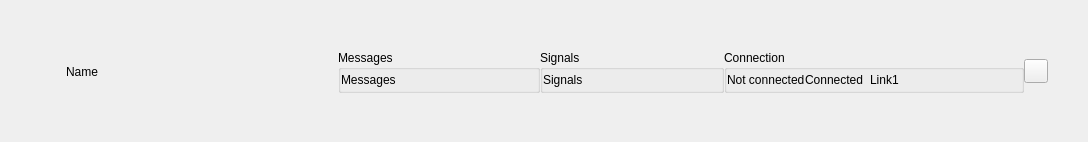
<?xml version="1.0" encoding="UTF-8"?>
<ui version="4.0">
 <class>C_SdNdeDpListComHeaderWidget</class>
 <widget class="QWidget" name="C_SdNdeDpListComHeaderWidget">
  <property name="geometry">
   <rect>
    <x>0</x>
    <y>0</y>
    <width>1088</width>
    <height>142</height>
   </rect>
  </property>
  <property name="windowTitle">
   <string>Form</string>
  </property>
  <layout class="QHBoxLayout" name="horizontalLayout" stretch="0">
   <property name="spacing">
    <number>0</number>
   </property>
   <property name="leftMargin">
    <number>0</number>
   </property>
   <property name="topMargin">
    <number>0</number>
   </property>
   <property name="rightMargin">
    <number>0</number>
   </property>
   <property name="bottomMargin">
    <number>0</number>
   </property>
   <item>
    <layout class="QVBoxLayout" name="verticalLayout_3" stretch="0,0,0">
     <property name="spacing">
      <number>0</number>
     </property>
     <item>
      <spacer name="verticalSpacer_2">
       <property name="orientation">
        <enum>Qt::Vertical</enum>
       </property>
       <property name="sizeHint" stdset="0">
        <size>
         <width>20</width>
         <height>13</height>
        </size>
       </property>
      </spacer>
     </item>
     <item>
      <layout class="QHBoxLayout" name="horizontalLayout_3" stretch="0,0,0,0,1,0,0,0,0,0">
       <property name="spacing">
        <number>0</number>
       </property>
       <item>
        <spacer name="horizontalSpacer_5">
         <property name="orientation">
          <enum>Qt::Horizontal</enum>
         </property>
         <property name="sizeHint" stdset="0">
          <size>
           <width>20</width>
           <height>20</height>
          </size>
         </property>
        </spacer>
       </item>
       <item>
        <layout class="QVBoxLayout" name="verticalLayout">
         <property name="spacing">
          <number>0</number>
         </property>
         <item>
          <spacer name="horizontalSpacer_9">
           <property name="orientation">
            <enum>Qt::Horizontal</enum>
           </property>
           <property name="sizeHint" stdset="0">
            <size>
             <width>33</width>
             <height>1</height>
            </size>
           </property>
          </spacer>
         </item>
         <item>
          <widget class="stw_opensyde_gui_elements::C_OgeLabToolTipBase" name="pc_LabelListError">
           <property name="text">
            <string/>
           </property>
          </widget>
         </item>
         <item>
          <spacer name="horizontalSpacer_10">
           <property name="orientation">
            <enum>Qt::Horizontal</enum>
           </property>
           <property name="sizeHint" stdset="0">
            <size>
             <width>33</width>
             <height>1</height>
            </size>
           </property>
          </spacer>
         </item>
        </layout>
       </item>
       <item>
        <spacer name="horizontalSpacer">
         <property name="orientation">
          <enum>Qt::Horizontal</enum>
         </property>
         <property name="sizeHint" stdset="0">
          <size>
           <width>13</width>
           <height>20</height>
          </size>
         </property>
        </spacer>
       </item>
       <item>
        <widget class="stw_opensyde_gui_elements::C_OgeLabListHeaderHeading" name="pc_LabelName">
         <property name="text">
          <string>Name</string>
         </property>
        </widget>
       </item>
       <item>
        <spacer name="horizontalSpacer_2">
         <property name="orientation">
          <enum>Qt::Horizontal</enum>
         </property>
         <property name="sizeHint" stdset="0">
          <size>
           <width>104</width>
           <height>20</height>
          </size>
         </property>
        </spacer>
       </item>
       <item>
        <widget class="stw_opensyde_gui_elements::C_OgeGbxTransparent" name="pc_GroupBoxMessages">
         <property name="minimumSize">
          <size>
           <width>202</width>
           <height>0</height>
          </size>
         </property>
         <property name="maximumSize">
          <size>
           <width>202</width>
           <height>16777215</height>
          </size>
         </property>
         <property name="title">
          <string>Messages</string>
         </property>
         <layout class="QHBoxLayout" name="horizontalLayout_4">
          <property name="spacing">
           <number>0</number>
          </property>
          <property name="leftMargin">
           <number>0</number>
          </property>
          <property name="topMargin">
           <number>0</number>
          </property>
          <property name="rightMargin">
           <number>0</number>
          </property>
          <property name="bottomMargin">
           <number>0</number>
          </property>
          <item>
           <widget class="stw_opensyde_gui_elements::C_OgeLabComListHeader" name="pc_LabelMessage">
            <property name="text">
             <string>Messages</string>
            </property>
           </widget>
          </item>
          <item>
           <spacer name="horizontalSpacer_3">
            <property name="orientation">
             <enum>Qt::Horizontal</enum>
            </property>
            <property name="sizeHint" stdset="0">
             <size>
              <width>80</width>
              <height>20</height>
             </size>
            </property>
           </spacer>
          </item>
         </layout>
        </widget>
       </item>
       <item>
        <widget class="stw_opensyde_gui_elements::C_OgeGbxTransparent" name="pc_GroupBoxSignals">
         <property name="minimumSize">
          <size>
           <width>184</width>
           <height>0</height>
          </size>
         </property>
         <property name="maximumSize">
          <size>
           <width>184</width>
           <height>16777215</height>
          </size>
         </property>
         <property name="title">
          <string>Signals</string>
         </property>
         <layout class="QHBoxLayout" name="horizontalLayout_5">
          <property name="spacing">
           <number>0</number>
          </property>
          <property name="leftMargin">
           <number>0</number>
          </property>
          <property name="topMargin">
           <number>0</number>
          </property>
          <property name="rightMargin">
           <number>0</number>
          </property>
          <property name="bottomMargin">
           <number>0</number>
          </property>
          <item>
           <widget class="stw_opensyde_gui_elements::C_OgeLabComListHeader" name="pc_LabelSignals">
            <property name="text">
             <string>Signals</string>
            </property>
           </widget>
          </item>
          <item>
           <spacer name="horizontalSpacer_4">
            <property name="orientation">
             <enum>Qt::Horizontal</enum>
            </property>
            <property name="sizeHint" stdset="0">
             <size>
              <width>80</width>
              <height>20</height>
             </size>
            </property>
           </spacer>
          </item>
         </layout>
        </widget>
       </item>
       <item>
        <widget class="stw_opensyde_gui_elements::C_OgeGbxTransparent" name="pc_GroupBoxConnection">
         <property name="minimumSize">
          <size>
           <width>300</width>
           <height>0</height>
          </size>
         </property>
         <property name="maximumSize">
          <size>
           <width>300</width>
           <height>16777215</height>
          </size>
         </property>
         <property name="title">
          <string>Connection</string>
         </property>
         <layout class="QHBoxLayout" name="horizontalLayout_2" stretch="0,0,0,0,1">
          <property name="spacing">
           <number>0</number>
          </property>
          <property name="leftMargin">
           <number>0</number>
          </property>
          <property name="topMargin">
           <number>0</number>
          </property>
          <property name="rightMargin">
           <number>0</number>
          </property>
          <property name="bottomMargin">
           <number>0</number>
          </property>
          <item>
           <widget class="stw_opensyde_gui_elements::C_OgeLabListHeader" name="pc_LabelNotConnected">
            <property name="text">
             <string>Not connected</string>
            </property>
           </widget>
          </item>
          <item>
           <widget class="stw_opensyde_gui_elements::C_OgeLabComListHeader" name="pc_LabelConnected">
            <property name="text">
             <string>Connected</string>
            </property>
           </widget>
          </item>
          <item>
           <spacer name="horizontalSpacer_8">
            <property name="orientation">
             <enum>Qt::Horizontal</enum>
            </property>
            <property name="sizeType">
             <enum>QSizePolicy::MinimumExpanding</enum>
            </property>
            <property name="sizeHint" stdset="0">
             <size>
              <width>6</width>
              <height>20</height>
             </size>
            </property>
           </spacer>
          </item>
          <item>
           <widget class="stw_opensyde_gui_elements::C_OgeLabListLink" name="pc_LabelBusLink">
            <property name="text">
             <string>Link1</string>
            </property>
           </widget>
          </item>
          <item>
           <spacer name="horizontalSpacer_6">
            <property name="orientation">
             <enum>Qt::Horizontal</enum>
            </property>
            <property name="sizeHint" stdset="0">
             <size>
              <width>80</width>
              <height>20</height>
             </size>
            </property>
           </spacer>
          </item>
         </layout>
        </widget>
       </item>
       <item>
        <layout class="QVBoxLayout" name="verticalLayout_2" stretch="0">
         <property name="spacing">
          <number>0</number>
         </property>
         <item>
          <widget class="stw_opensyde_gui_elements::C_OgePubIconOnly" name="pc_PushButtonEdit">
           <property name="minimumSize">
            <size>
             <width>24</width>
             <height>24</height>
            </size>
           </property>
           <property name="maximumSize">
            <size>
             <width>24</width>
             <height>24</height>
            </size>
           </property>
           <property name="text">
            <string/>
           </property>
          </widget>
         </item>
        </layout>
       </item>
       <item>
        <spacer name="horizontalSpacer_11">
         <property name="orientation">
          <enum>Qt::Horizontal</enum>
         </property>
         <property name="sizeHint" stdset="0">
          <size>
           <width>40</width>
           <height>20</height>
          </size>
         </property>
        </spacer>
       </item>
      </layout>
     </item>
     <item>
      <spacer name="verticalSpacer_3">
       <property name="orientation">
        <enum>Qt::Vertical</enum>
       </property>
       <property name="sizeHint" stdset="0">
        <size>
         <width>20</width>
         <height>13</height>
        </size>
       </property>
      </spacer>
     </item>
    </layout>
   </item>
  </layout>
 </widget>
 <customwidgets>
  <customwidget>
   <class>stw_opensyde_gui_elements::C_OgeGbxTransparent</class>
   <extends>QGroupBox</extends>
   <header>C_OgeGbxTransparent.h</header>
   <container>1</container>
  </customwidget>
  <customwidget>
   <class>stw_opensyde_gui_elements::C_OgePubIconOnly</class>
   <extends>QPushButton</extends>
   <header>C_OgePubIconOnly.h</header>
  </customwidget>
  <customwidget>
   <class>stw_opensyde_gui_elements::C_OgeLabListHeader</class>
   <extends>QLabel</extends>
   <header>C_OgeLabListHeader.h</header>
  </customwidget>
  <customwidget>
   <class>stw_opensyde_gui_elements::C_OgeLabListHeaderHeading</class>
   <extends>QLabel</extends>
   <header>C_OgeLabListHeaderHeading.h</header>
  </customwidget>
  <customwidget>
   <class>stw_opensyde_gui_elements::C_OgeLabComListHeader</class>
   <extends>QLabel</extends>
   <header>C_OgeLabComListHeader.h</header>
  </customwidget>
  <customwidget>
   <class>stw_opensyde_gui_elements::C_OgeLabListLink</class>
   <extends>QLabel</extends>
   <header>C_OgeLabListLink.h</header>
  </customwidget>
  <customwidget>
   <class>stw_opensyde_gui_elements::C_OgeLabToolTipBase</class>
   <extends>QLabel</extends>
   <header>C_OgeLabToolTipBase.h</header>
  </customwidget>
 </customwidgets>
 <resources/>
 <connections/>
</ui>
